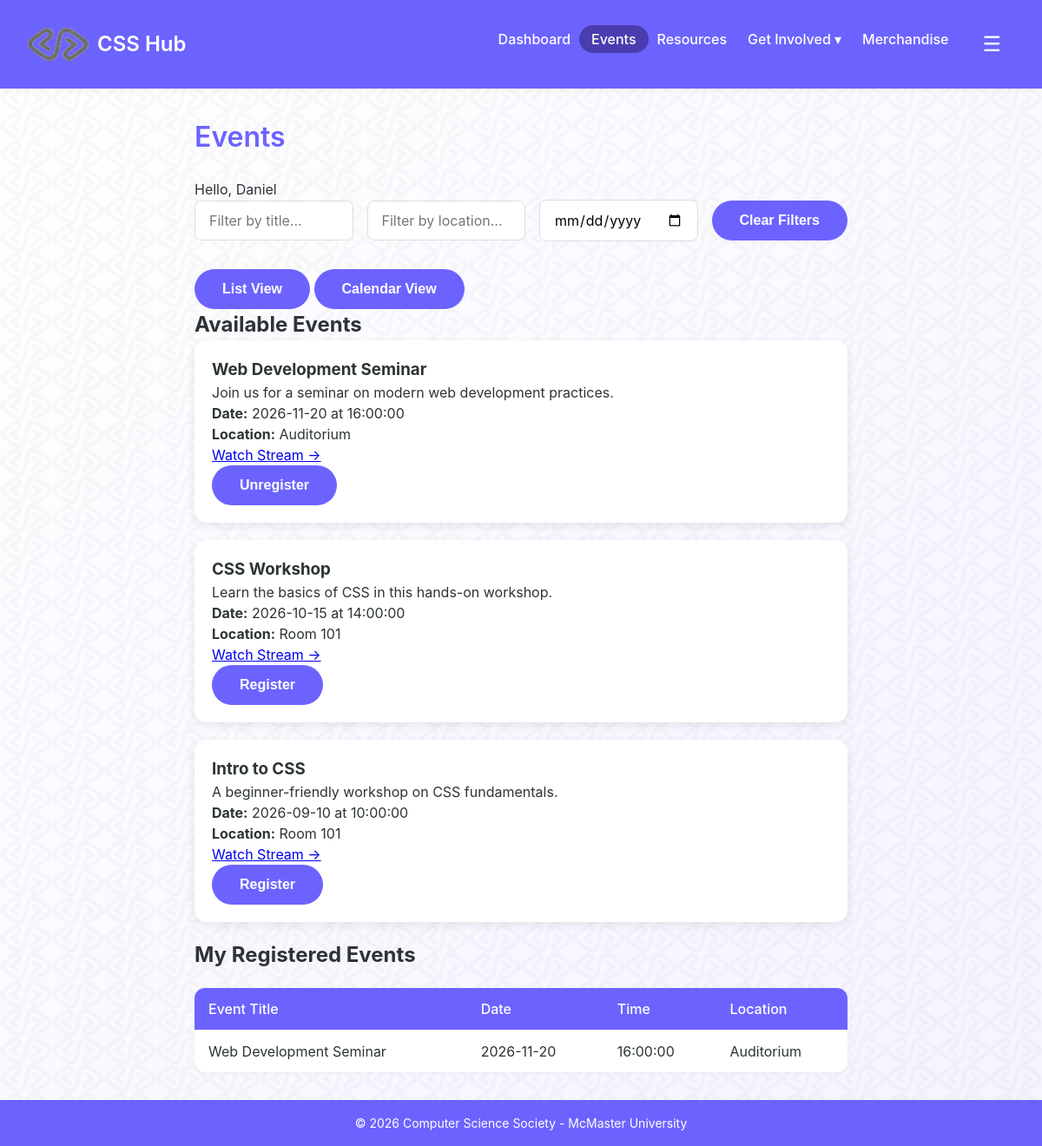
Page /css_hub/public/events.php (signed in) on the committed database.
### tables this page shows
CREATE TABLE
  `events` (
    `event_id` int (11) NOT NULL AUTO_INCREMENT,
    `event_title` varchar(100) NOT NULL,
    `event_description` text NOT NULL,
    `event_date` date NOT NULL,
    `event_time` time NOT NULL,
    `location` varchar(100) NOT NULL,
    `stream_link` varchar(255) DEFAULT NULL,
    PRIMARY KEY (`event_id`)
  );

### css_hub/public/events.php (the view, shortened to what this page needs)
<?php
require_once '../includes/db.php';
$email = $_SESSION['email'];
$events_stmt = $pdo->query("
    SELECT event_id, event_title, event_description, event_date, event_time, location, stream_link
    FROM events
    ORDER BY event_date DESC, event_time DESC
");
$all_events = $events_stmt->fetchAll(PDO::FETCH_ASSOC);
$registered_stmt = $pdo->prepare("
    SELECT e.event_id, e.event_title, e.event_date, e.event_time, e.location
    FROM event_registrations er
    JOIN events e ON er.event_id = e.event_id
    WHERE er.email = :email
    ORDER BY e.event_date DESC, e.event_time DESC
");
$registered_stmt->execute(['email' => $email]);
$registered_events = $registered_stmt->fetchAll(PDO::FETCH_ASSOC);
$registered_ids = array_column($registered_events, 'event_id');
require_once '../includes/header.php';
?>
<h1>Events</h1>
<p class="welcome-message">Hello, <?php echo htmlspecialchars($_SESSION['first_name']); ?></p>
<div class="filter-bar" style="display: flex; gap: 16px; align-items: center; flex-wrap: nowrap; overflow-x: auto; margin-bottom: 32px;">
    <input type="text" id="filterTitle" placeholder="Filter by title..." class="filter-input" style="flex: 1; min-width: 120px;">
    <input type="text" id="filterLocation" placeholder="Filter by location..." class="filter-input" style="flex: 1; min-width: 120px;">
    <input type="date" id="filterDate" placeholder="Filter by date" class="filter-input" style="flex: 1; min-width: 120px;">
    <button id="clearFilters" class="filter-btn" style="white-space: nowrap;">Clear Filters</button>
</div>
<div class="view-toggle">
    <button id="listViewBtn" class="view-btn active">List View</button>
    <button id="calendarViewBtn" class="view-btn">Calendar View</button>
</div>
<div id="listViewContainer">
    <h2>Available Events</h2>
    <div id="eventsList">
        <?php foreach ($all_events as $event): ?>
            <div class="event-card" data-title="<?= strtolower($event['event_title']) ?>" data-location="<?= strtolower($event['location']) ?>" data-date="<?= $event['event_date'] ?>">
                <h3><?= htmlspecialchars($event['event_title']) ?></h3>
                <p><?= htmlspecialchars($event['event_description']) ?></p>
                <p><strong>Date:</strong> <?= $event['event_date'] ?> at <?= $event['event_time'] ?></p>
                <p><strong>Location:</strong> <?= htmlspecialchars($event['location']) ?></p>
                <?php if (!empty($event['stream_link'])): ?>
                    <p><a href="<?= $event['stream_link'] ?>" target="_blank">Watch Stream →</a></p>
                <?php endif; ?>
                <?php if (in_array($event['event_id'], $registered_ids)): ?>
                    <button type="button" class="unregister" data-event-id="<?= $event['event_id'] ?>">Unregister</button>
                <?php else: ?>
                    <button type="button" class="register" data-event-id="<?= $event['event_id'] ?>">Register</button>
                <?php endif; ?>
            </div>
        <?php endforeach; ?>
    </div>
</div>
<h2>My Registered Events</h2>
<div id="registered-events-container">
    <table class="simple-table" id="registered-events-table" <?php if (count($registered_events) == 0) echo 'style="display:none;"'; ?>>
        <thead>
            <tr>
                <th>Event Title</th>
                <th>Date</th>
                <th>Time</th>
                <th>Location</th>
            </tr>
        </thead>
        <tbody id="registered-events-body">
            <?php foreach ($registered_events as $registered): ?>
                <tr data-event-id="<?= $registered['event_id'] ?>">
                    <td><?= htmlspecialchars($registered['event_title']) ?></td>
                    <td><?= $registered['event_date'] ?></td>
                    <td><?= $registered['event_time'] ?></td>
                    <td><?= htmlspecialchars($registered['location']) ?></td>
                </tr>
            <?php endforeach; ?>
        </tbody>
    </table>
</div>
<?php require_once '../includes/footer.php'; ?>

### css_hub/css/style.css (style rules this page uses)
:root { --purple: #6c63ff; --blue: #4d9fff; --white: #ffffff; --light-gray: #f8f9fa; --dark-gray: #2d3436; }
* { margin: 0; padding: 0; box-sizing: border-box; }
body { font-family: 'Inter', -apple-system, BlinkMacSystemFont, 'Segoe UI', Roboto, sans-serif; background: var(--light-gray); color: var(--dark-gray); line-height: 1.5; display: flex; flex-direction: column; min-height: 100vh; position: relative; background: linear-gradient(135deg, #ffffff 0%, #f5f3ff 100% ); }
body::before { content: ""; position: fixed; inset: 0; background-image: url('/css_hub/css_hub/images/pattern.png'); background-repeat: repeat; background-size: 60px; opacity: 0.04; pointer-events: none; z-index: -1; }
h1 { font-size: 32px; font-weight: 600; margin-bottom: 24px; color: var(--purple); }
input, select { width: 100%; padding: 12px 16px; border: 1px solid #ddd; border-radius: 8px; font-family: inherit; font-size: 16px; background: white; transition: border-color 0.2s, box-shadow 0.2s; }
button { background: var(--purple); color: white; border: none; padding: 14px 32px; border-radius: 40px; font-size: 16px; font-weight: 600; cursor: pointer; transition: background 0.2s, transform 0.1s; }
.simple-table { width: 100%; border-collapse: collapse; background: white; border-radius: 12px; overflow: hidden; box-shadow: 0 1px 3px rgba(0, 0, 0, 0.05); margin-top: 20px; }
.simple-table th, .simple-table td { padding: 12px 16px; text-align: left; border-bottom: 1px solid #eee; }
.simple-table th { background: var(--purple); color: white; font-weight: 500; }
.simple-table tr:last-child td { border-bottom: none; }
.event-card { background: var(--white); padding: 20px; border-radius: 14px; margin-bottom: 20px; box-shadow: 0 4px 12px rgba(0, 0, 0, 0.08); }

### rows in the picture
events: event_title "Web Development Seminar", event_description "Join us for a seminar on modern web development practices.", event_date "2026-11-20", event_time "16:00:00", location "Auditorium"
events: event_title "CSS Workshop", event_description "Learn the basics of CSS in this hands-on workshop.", event_date "2026-10-15", event_time "14:00:00", location "Room 101"
events: event_title "Intro to CSS", event_description "A beginner-friendly workshop on CSS fundamentals.", event_date "2026-09-10", event_time "10:00:00", location "Room 101"

### other values in the picture
$_SESSION['first_name'] "Daniel"
